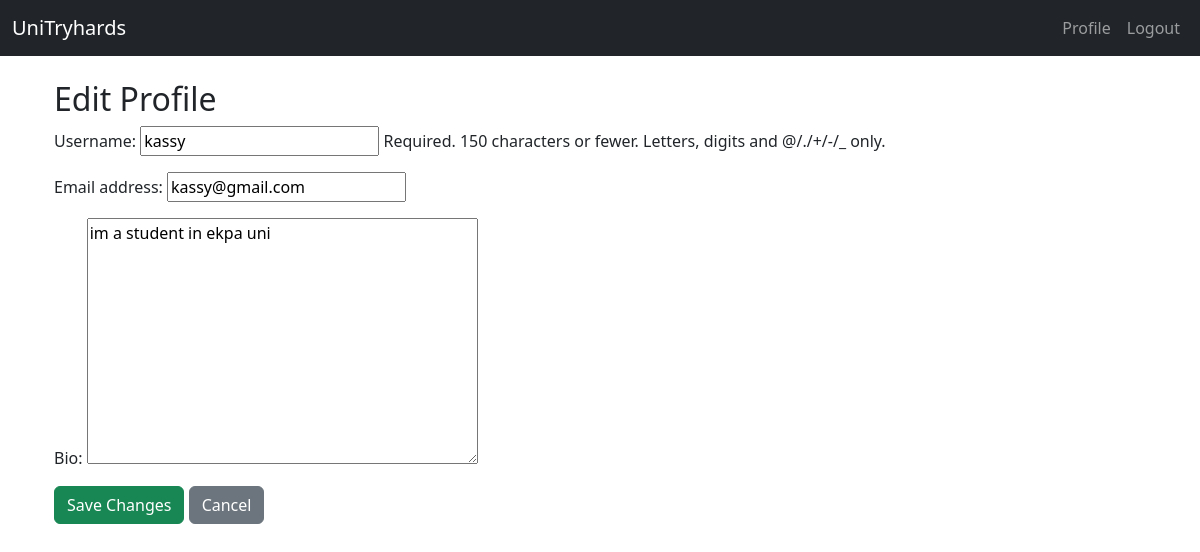
/edit-profile/ (signed in), run on an earlier commit of the app's database.
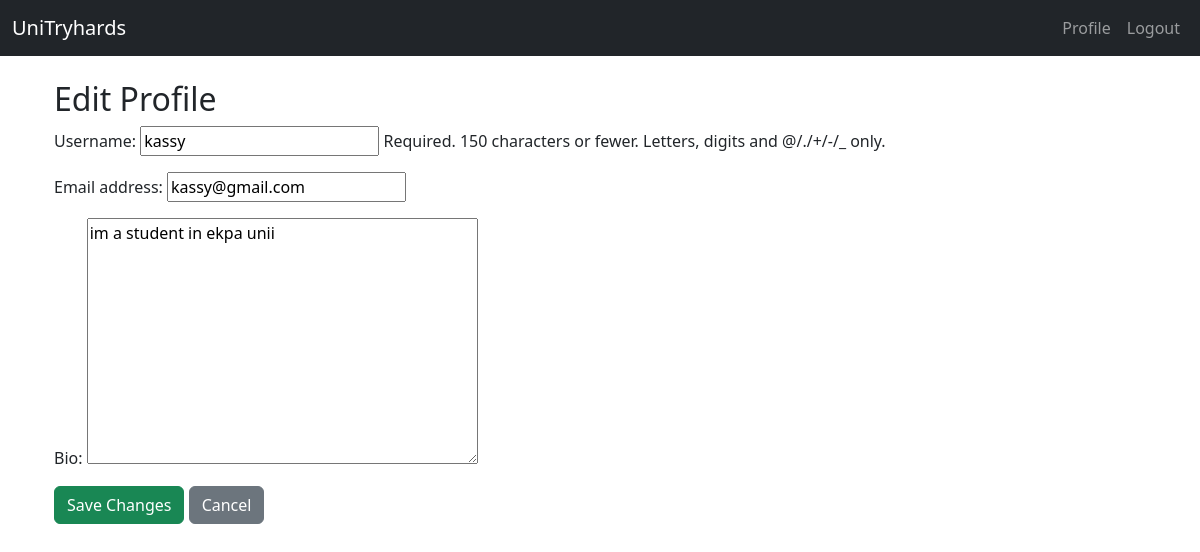
And on a later commit of the database.
### myapp/models.py (models this page shows, shortened)
class UserProfile(models.Model):
    user = models.OneToOneField(User, on_delete=models.CASCADE)
    favorite_papers = models.ManyToManyField('Paper', blank=True, related_name='favorited_by')
    bio = models.TextField(blank=True, null=True)

### myapp/views.py (the view)
# urls.py: path('edit-profile/', views.edit_profile, name='edit_profile'),
@login_required
def edit_profile(request):
    user = request.user
    profile = user.userprofile
    if request.method == 'POST':
        form = EditProfileForm(request.POST, instance=user, profile=profile)
        if form.is_valid():
            form.save()
            profile.bio = form.cleaned_data.get('bio', '')
            profile.save()
            return redirect('profile')
    else:
        form = EditProfileForm(instance=user, profile=profile)
    return render(request, 'myapp/edit_profile.html', {'form': form})

### myapp/forms.py
class EditProfileForm(forms.ModelForm):
    bio = forms.CharField(required=False, widget=forms.Textarea)
    class Meta:
        model = User
        fields = ['username', 'email']
    def __init__(self, *args, **kwargs):
        profile = kwargs.pop('profile', None)
        super().__init__(*args, **kwargs)
        if profile:
            self.fields['bio'].initial = profile.bio

### myapp/templates/myapp/edit_profile.html (shortened to what this page needs)
{% extends 'base.html' %}
{% block content %}
<div class="container mt-4">
    <h2>Edit Profile</h2>
    <form method="post">
        {{ form.as_p }}
        <button type="submit" class="btn btn-success">Save Changes</button>
        <a href="{% url 'profile' %}" class="btn btn-secondary">Cancel</a>
    </form>
</div>
{% endblock %}

What changed in the data, as far as the page shows it:
changed UserProfile: bio "im a student in ekpa uni" → "im a student in ekpa unii"
